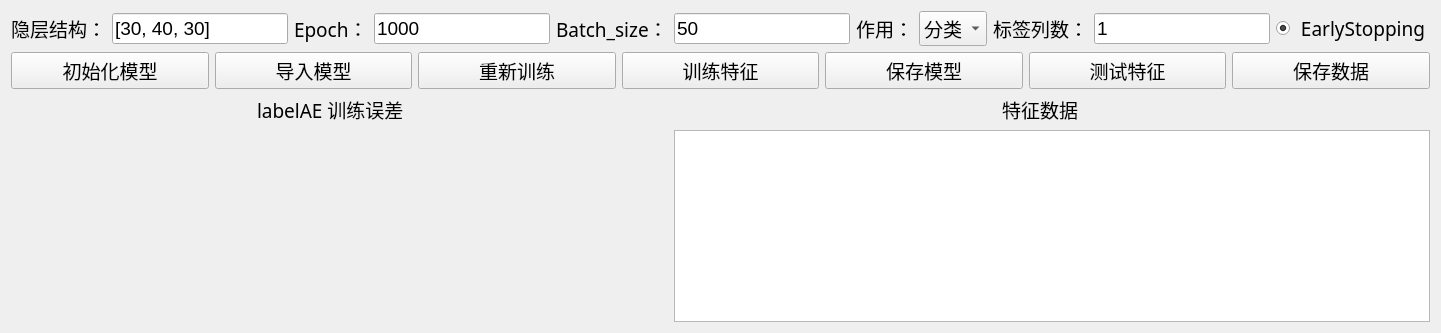
      <widget class="QWidget" name="page_LAE">
       <layout class="QGridLayout" name="gridLayout">
        <item row="0" column="0">
         <widget class="QLabel" name="label_yincengjiegou_lae">
          <property name="font">
           <font>
            <family>微软雅黑</family>
            <pointsize>14</pointsize>
           </font>
          </property>
          <property name="text">
           <string>隐层结构：</string>
          </property>
         </widget>
        </item>
        <item row="0" column="1">
         <widget class="QLineEdit" name="structure_lae">
          <property name="font">
           <font>
            <pointsize>14</pointsize>
           </font>
          </property>
          <property name="text">
           <string>[30, 40, 30]</string>
          </property>
          <property name="placeholderText">
           <string>[30, 20, 30]</string>
          </property>
         </widget>
        </item>
        <item row="0" column="2">
         <widget class="QLabel" name="label_epoch_lae">
          <property name="font">
           <font>
            <family>微软雅黑</family>
            <pointsize>14</pointsize>
           </font>
          </property>
          <property name="text">
           <string>Epoch：</string>
          </property>
         </widget>
        </item>
        <item row="0" column="3">
         <widget class="QLineEdit" name="epoch_lae">
          <property name="font">
           <font>
            <pointsize>14</pointsize>
           </font>
          </property>
          <property name="text">
           <string>1000</string>
          </property>
          <property name="placeholderText">
           <string>1000</string>
          </property>
         </widget>
        </item>
        <item row="0" column="4">
         <widget class="QLabel" name="label_batchsize_lae">
          <property name="font">
           <font>
            <family>微软雅黑</family>
            <pointsize>14</pointsize>
           </font>
          </property>
          <property name="text">
           <string>Batch_size：</string>
          </property>
         </widget>
        </item>
        <item row="0" column="5">
         <widget class="QLineEdit" name="batchsize_lae">
          <property name="font">
           <font>
            <pointsize>14</pointsize>
           </font>
          </property>
          <property name="text">
           <string>50</string>
          </property>
          <property name="placeholderText">
           <string>50</string>
          </property>
         </widget>
        </item>
        <item row="0" column="6">
         <widget class="QLabel" name="label_zuoyong_lae">
          <property name="font">
           <font>
            <family>微软雅黑</family>
            <pointsize>14</pointsize>
           </font>
          </property>
          <property name="text">
           <string>作用：</string>
          </property>
         </widget>
        </item>
        <item row="0" column="7">
         <widget class="QComboBox" name="zuoyong_lae">
          <property name="font">
           <font>
            <family>微软雅黑</family>
            <pointsize>14</pointsize>
           </font>
          </property>
          <item>
           <property name="text">
            <string>分类</string>
           </property>
          </item>
          <item>
           <property name="text">
            <string>回归</string>
           </property>
          </item>
         </widget>
        </item>
        <item row="0" column="8">
         <widget class="QLabel" name="label_biaoqianlieshu_lae">
          <property name="font">
           <font>
            <family>微软雅黑</family>
            <pointsize>14</pointsize>
           </font>
          </property>
          <property name="text">
           <string>标签列数：</string>
          </property>
         </widget>
        </item>
        <item row="0" column="9">
         <widget class="QLineEdit" name="biaoqianlieshu_lae">
          <property name="font">
           <font>
            <pointsize>14</pointsize>
           </font>
          </property>
          <property name="text">
           <string>1</string>
          </property>
          <property name="placeholderText">
           <string>50</string>
          </property>
         </widget>
        </item>
        <item row="0" column="10">
         <widget class="QRadioButton" name="earlystop_lae">
          <property name="enabled">
           <bool>true</bool>
          </property>
          <property name="font">
           <font>
            <family>微软雅黑</family>
            <pointsize>14</pointsize>
           </font>
          </property>
          <property name="text">
           <string> EarlyStopping</string>
          </property>
          <property name="checked">
           <bool>true</bool>
          </property>
         </widget>
        </item>
        <item row="1" column="0" colspan="11">
         <layout class="QHBoxLayout" name="horizontalLayout_10">
          <item>
           <widget class="QPushButton" name="chushihua_lae">
            <property name="font">
             <font>
              <family>微软雅黑</family>
              <pointsize>14</pointsize>
             </font>
            </property>
            <property name="text">
             <string>初始化模型</string>
            </property>
           </widget>
          </item>
          <item>
           <widget class="QPushButton" name="daorumoxin_lae">
            <property name="font">
             <font>
              <family>微软雅黑</family>
              <pointsize>14</pointsize>
             </font>
            </property>
            <property name="text">
             <string>导入模型</string>
            </property>
           </widget>
          </item>
          <item>
           <widget class="QPushButton" name="xunlian_lae">
            <property name="font">
             <font>
              <family>微软雅黑</family>
              <pointsize>14</pointsize>
             </font>
            </property>
            <property name="text">
             <string>重新训练</string>
            </property>
           </widget>
          </item>
          <item>
           <widget class="QPushButton" name="xunliantezheng_lae">
            <property name="font">
             <font>
              <family>微软雅黑</family>
              <pointsize>14</pointsize>
             </font>
            </property>
            <property name="text">
             <string>训练特征</string>
            </property>
           </widget>
          </item>
          <item>
           <widget class="QPushButton" name="baocunmoxin_lae">
            <property name="font">
             <font>
              <family>微软雅黑</family>
              <pointsize>14</pointsize>
             </font>
            </property>
            <property name="text">
             <string>保存模型</string>
            </property>
           </widget>
          </item>
          <item>
           <widget class="QPushButton" name="ceshitezheng_lae">
            <property name="font">
             <font>
              <family>微软雅黑</family>
              <pointsize>14</pointsize>
             </font>
            </property>
            <property name="text">
             <string>测试特征</string>
            </property>
           </widget>
          </item>
          <item>
           <widget class="QPushButton" name="baocunshuju_lae">
            <property name="font">
             <font>
              <family>微软雅黑</family>
              <pointsize>14</pointsize>
             </font>
            </property>
            <property name="text">
             <string>保存数据</string>
            </property>
           </widget>
          </item>
         </layout>
        </item>
        <item row="2" column="1" colspan="3" alignment="Qt::AlignHCenter">
         <widget class="QLabel" name="label_xunlianwucha_lae">
          <property name="font">
           <font>
            <family>微软雅黑</family>
            <pointsize>14</pointsize>
           </font>
          </property>
          <property name="text">
           <string>labelAE 训练误差</string>
          </property>
         </widget>
        </item>
        <item row="2" column="8" alignment="Qt::AlignHCenter">
         <widget class="QLabel" name="label_tezhengshuju_lae">
          <property name="font">
           <font>
            <family>微软雅黑</family>
            <pointsize>14</pointsize>
           </font>
          </property>
          <property name="text">
           <string>特征数据</string>
          </property>
         </widget>
        </item>
        <item row="3" column="0" colspan="5">
         <widget class="QWidget" name="history_lae" native="true"/>
        </item>
        <item row="3" column="5" colspan="6">
         <widget class="QTableWidget" name="LAE_features"/>
        </item>
       </layout>
      </widget>
